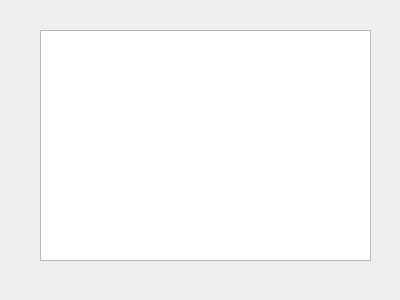
<?xml version="1.0" encoding="UTF-8"?>
<ui version="4.0">
 <class>Dialog</class>
 <widget class="QDialog" name="Dialog">
  <property name="geometry">
   <rect>
    <x>0</x>
    <y>0</y>
    <width>400</width>
    <height>300</height>
   </rect>
  </property>
  <property name="windowTitle">
   <string>Dialog</string>
  </property>
  <widget class="QTableView" name="tableView">
   <property name="geometry">
    <rect>
     <x>40</x>
     <y>30</y>
     <width>331</width>
     <height>231</height>
    </rect>
   </property>
  </widget>
 </widget>
 <layoutdefault spacing="6" margin="11"/>
 <resources/>
 <connections/>
</ui>
